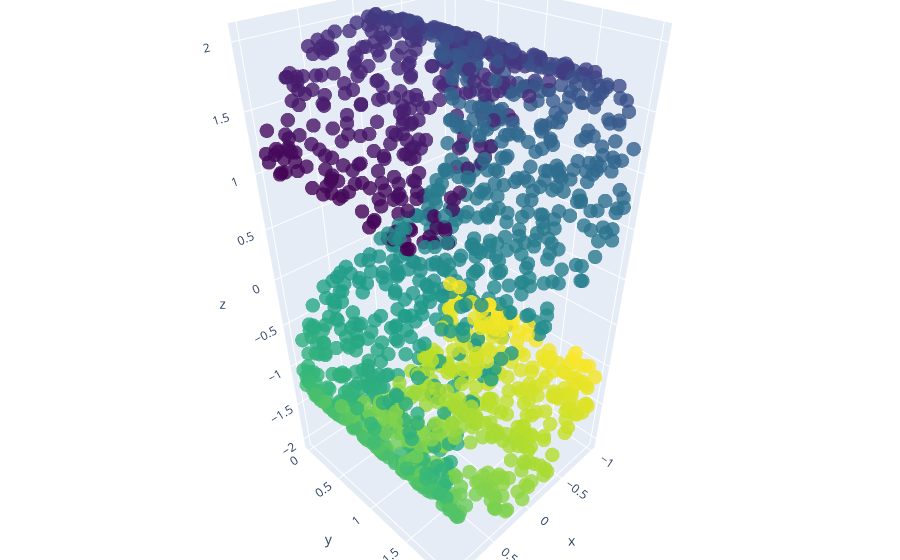

Source (notebook cell):
### Code cell
# S curve
X_s_curve, y_s_curve = make_s_curve(n_samples=n_samples, random_state=seed)

# Init fig
fig = go.Figure(data=[go.Scatter3d(
    x=X_s_curve[:,0],
    y=X_s_curve[:,1],
    z=X_s_curve[:,2],
    mode='markers',
    marker=dict(
        size=5,
        color=y_s_curve,                # set color to an array/list of desired values
        colorscale='Viridis',   # choose a colorscale
        opacity=0.8
    )
)])

# tight layout
fig.update_layout(margin=dict(l=0, r=0, b=0, t=0))
fig.show()

### Figure 1 — Plotly figure (JSON) as saved in the notebook; plotly's stock layout.template omitted (floating-point values rounded to 4 significant figures; data arrays with more than 128 entries replaced by an {"elided": "..."} marker saying what was removed)
{"data": [{"marker": {"color": {"elided": "1500 float values"}, "colorscale": [[0, "#440154"], [0.1111, "#482878"], [0.2222, "#3e4989"], [0.3333, "#31688e"], [0.4444, "#26828e"], [0.5556, "#1f9e89"], [0.6667, "#35b779"], [0.7778, "#6ece58"], [0.8889, "#b5de2b"], [1, "#fde725"]], "opacity": 0.8, "size": 5}, "mode": "markers", "type": "scatter3d", "x": {"elided": "1500 float values"}, "y": {"elided": "1500 float values"}, "z": {"elided": "1500 float values"}}], "layout": {"margin": {"b": 0, "l": 0, "r": 0, "t": 0}}}
